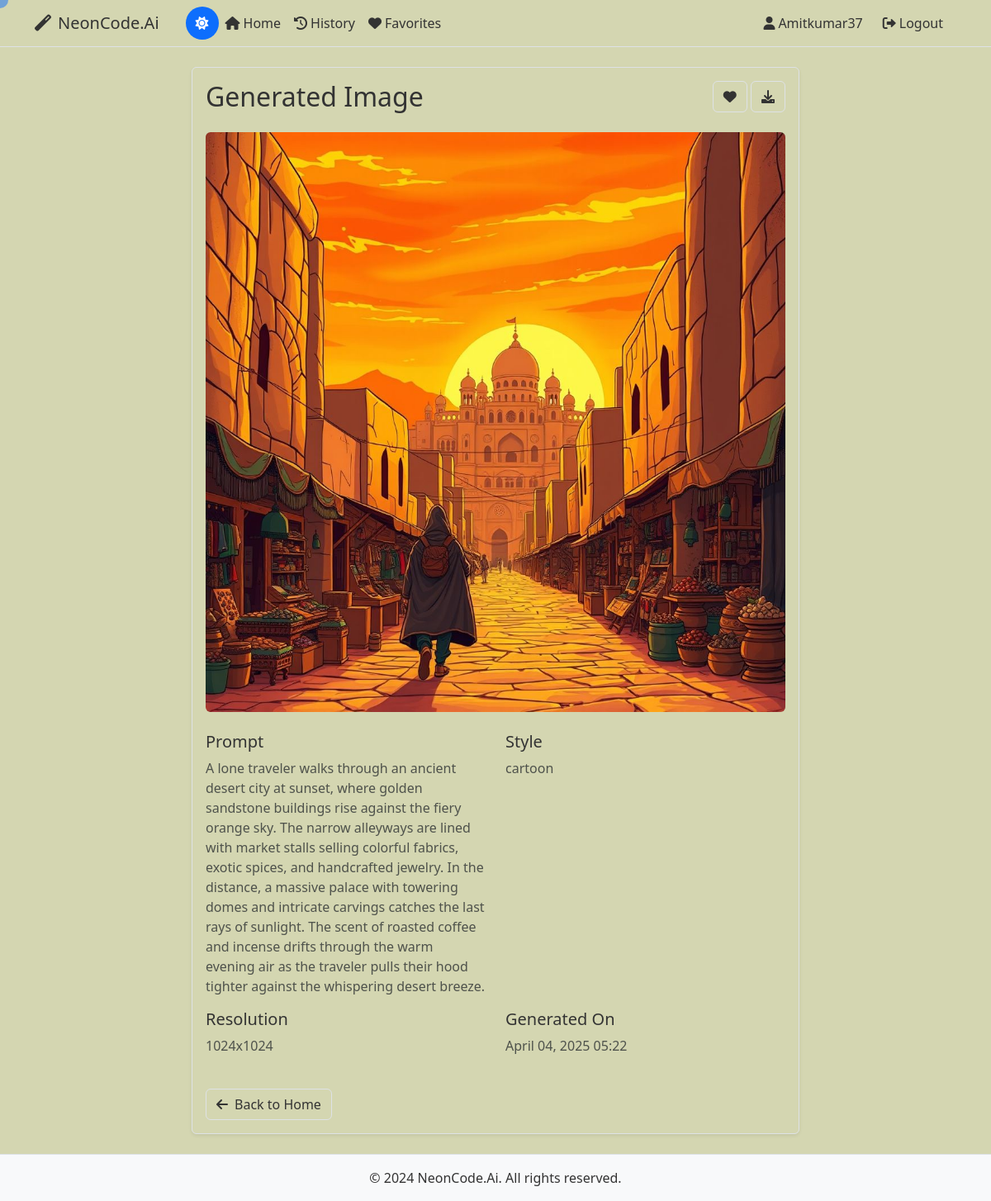
Page /image/17/ (signed in) on the committed database.
### generator/models.py (models this page shows, shortened)
class GeneratedImage(models.Model):
    user = models.ForeignKey(User, on_delete=models.CASCADE, related_name='generated_images')
    prompt = models.TextField()
    image_url = models.URLField()
    style = models.CharField(max_length=100, blank=True)
    resolution = models.CharField(max_length=50, blank=True)
    created_at = models.DateTimeField(default=timezone.now)
    is_favorite = models.BooleanField(default=False)
    class Meta:
        ordering = ['-created_at']

### generator/views.py (the view)
# urls.py: path('image/<int:pk>/', views.image_detail, name='image_detail'),
@login_required
def image_detail(request, pk):
    image = GeneratedImage.objects.get(pk=pk, user=request.user)
    return render(request, 'generator/image_detail.html', {'image': image})

### templates/generator/image_detail.html (shortened to what this page needs)
{% extends 'base.html' %}
{% block content %}
<div class="row">
    <div class="col-md-8 mx-auto">
        <div class="card shadow-sm">
            <div class="card-body">
                <div class="d-flex justify-content-between align-items-center mb-4">
                    <h2 class="card-title mb-0">Generated Image</h2>
                    <div>
                        <a href="{% url 'generator:toggle_favorite' image.id %}" class="btn btn-outline-danger">
                            <i class="fas {% if image.is_favorite %}fa-heart{% else %}fa-heart{% endif %}"></i>
                        </a>
                        <a href="{{ image.image_url }}" class="btn btn-outline-primary" download>
                            <i class="fas fa-download"></i>
                        </a>
                    </div>
                </div>
                <div class="text-center mb-4">
                    <img src="{{ image.image_url }}" class="img-fluid rounded" alt="{{ image.prompt }}">
                </div>
                <div class="row">
                    <div class="col-md-6">
                        <h5>Prompt</h5>
                        <p class="text-muted">{{ image.prompt }}</p>
                    </div>
                    <div class="col-md-6">
                        <h5>Style</h5>
                        <p class="text-muted">{{ image.style }}</p>
                    </div>
                    <div class="col-md-6">
                        <h5>Resolution</h5>
                        <p class="text-muted">{{ image.resolution }}</p>
                    </div>
                    <div class="col-md-6">
                        <h5>Generated On</h5>
                        <p class="text-muted">{{ image.created_at|date:"F d, Y H:i" }}</p>
                    </div>
                </div>
                <div class="mt-4">
                    <a href="{% url 'generator:home' %}" class="btn btn-secondary">
                        <i class="fas fa-arrow-left me-2"></i>Back to Home
                    </a>
                </div>
            </div>
        </div>
    </div>
</div>
{% endblock %}

### templates/base.html (shortened to what this page needs)
{% load static %}
<!DOCTYPE html>
<html lang="en" data-theme="light">
<head>
    <link href="https://cdn.jsdelivr.net/npm/bootstrap@5.3.0/dist/css/bootstrap.min.css" rel="stylesheet">
    <link href="https://cdnjs.cloudflare.com/ajax/libs/font-awesome/6.0.0/css/all.min.css" rel="stylesheet">
    <link href="{% static 'css/style.css' %}" rel="stylesheet">
</head>
<body>
    <div class="cursor"></div>
    <div id="scene-container"></div>
    <div class="content-wrapper">
        <nav class="navbar navbar-expand-lg">
            <div class="container">
                <a class="navbar-brand" href="{% url 'generator:home' %}">
                    <i class="fas fa-magic me-2"></i>NeonCode.Ai
                </a>
                <div class="d-flex align-items-center">
                    <button class="theme-toggle" id="themeToggle" title="Toggle theme">
                        <i class="fas fa-sun"></i>
                    </button>
                </div>
                <div class="collapse navbar-collapse" id="navbarNav">
                    <ul class="navbar-nav me-auto">
                        {% if user.is_authenticated %}
                            <li class="nav-item">
                                <a class="nav-link" href="{% url 'generator:home' %}">
                                    <i class="fas fa-home me-1"></i>Home
                                </a>
                            </li>
                            <li class="nav-item">
                                <a class="nav-link" href="{% url 'generator:image_history' %}">
                                    <i class="fas fa-history me-1"></i>History
                                </a>
                            </li>
                            <li class="nav-item">
                                <a class="nav-link" href="{% url 'generator:favorites' %}">
                                    <i class="fas fa-heart me-1"></i>Favorites
                                </a>
                            </li>
                        {% endif %}
                    </ul>
                    <ul class="navbar-nav">
                        {% if user.is_authenticated %}
                            <li class="nav-item">
                                <span class="nav-link">
                                    <i class="fas fa-user me-1"></i>{{ user.username }}
                                </span>
                            </li>
                            <li class="nav-item">
                                <form method="post" action="{% url 'logout' %}" class="d-inline">
                                    <button type="submit" class="logout-btn">
                                        <i class="fas fa-sign-out-alt me-1"></i>Logout
                                    </button>
                                </form>
                            </li>
                        {% endif %}
                    </ul>
                </div>
            </div>
        </nav>
        <main class="container my-4">
            {% block content %}{% endblock %}
        </main>
        <footer class="footer mt-auto py-3">
            <div class="container text-center">
                <span>© 2024 NeonCode.Ai. All rights reserved.</span>
            </div>
        </footer>
    </div>
</body>
</html>

### static/css/style.css (style rules this page uses)
body { min-height: 100vh; display: flex; flex-direction: column; background-color: var(--bg-color); color: var(--text-color); }
.footer { margin-top: auto; background-color: var(--card-bg); border-top: 1px solid var(--border-color); color: var(--text-color); }
.card { background-color: var(--card-bg); border-color: var(--border-color); transition: transform 0.3s ease, box-shadow 0.3s ease; box-shadow: 0 2px 4px rgba(0, 0, 0, 0.1); }
.navbar { background-color: var(--card-bg) !important; border-bottom: 1px solid var(--border-color); }
.navbar-brand, .nav-link { color: var(--text-color) !important; }

### templates/base.html (style rules this page uses)
:root { --bg-color: rgb(212, 214, 177); --text-color: #333333; --card-bg: #f8f9fa; --border-color: #dee2e6; --hover-bg: #e9ecef; --navbar-bg: #f8f9fa; --navbar-text: #333333; --navbar-hover: #e9ecef; --primary-color: #0d6efd; --primary-hover: #0b5ed7; --secondary-text: #6c757d; --link-color: #0d6efd; --link-hover: #0b5ed7; }
body { background-color: var(--bg-color); color: var(--text-color); transition: background-color 0.3s, color 0.3s; }
.navbar { position: relative; z-index: 2; background-color: var(--navbar-bg) !important; border-bottom: 1px solid var(--border-color); padding: 0.5rem 1rem; pointer-events: auto; }
.navbar-brand, .nav-link { color: var(--navbar-text) !important; }
.card { background-color: var(--card-bg); border-color: var(--border-color); color: var(--text-color); }
.theme-toggle { cursor: pointer; padding: 0.5rem; border-radius: 50%; display: flex; align-items: center; justify-content: center; background-color: var(--primary-color); border: none; color: white; width: 40px; height: 40px; margin-left: 1rem; transition: all 0.3s ease; }
.logout-btn { background: none; border: none; color: var(--navbar-text); padding: 0.5rem 1rem; transition: all 0.3s ease; }
#scene-container { position: fixed; top: 0; left: 0; width: 100%; height: 100%; z-index: 100; pointer-events: none; background-color: transparent; overflow: hidden; }
.content-wrapper { position: relative; z-index: 101; background-color: transparent; min-height: 100vh; pointer-events: auto; }
.content-wrapper::before { content: ''; position: fixed; top: 0; left: 0; width: 100%; height: 100%; background-color: transparent; opacity: 0.3; z-index: -1; pointer-events: none; }
.navbar { position: relative; z-index: 102; background-color: transparent !important; border-bottom: 1px solid var(--border-color); padding: 0.5rem 1rem; pointer-events: auto; }
main.container { position: relative; z-index: 101; pointer-events: auto; background-color: transparent; }
footer { position: relative; z-index: 101; pointer-events: auto; background-color: transparent; }
.card { background-color: transparent; border-color: var(--border-color); color: var(--text-color); }
.btn { background-color: transparent; border-color: var(--border-color); color: var(--text-color); }
.cursor { position: fixed; width: 20px; height: 20px; border-radius: 50%; background-color: var(--primary-color); opacity: 0.5; pointer-events: none; z-index: 9999; transform: translate(-50%, -50%); transition: transform 0.1s ease; }

### rows in the picture
GeneratedImage: image_url (picture), prompt "A lone traveler walks through an ancient desert city at sunset, where golden sandstone buildings rise against the fiery orange sky. The narrow alleyways are lined with market stalls selling colorful fabrics, exotic spices, and handcrafted jewelry. In the distance, a massive palace with towering domes and intricate carvings catches the last rays of sunlight. The scent of roasted coffee and incense drifts through the warm evening air as the traveler pulls their hood tighter against the whispering desert breeze.", style "cartoon", resolution "1024x1024", created_at "April 04, 2025 05:22"

### other values in the picture
{{ user.username }} "Amitkumar37"
